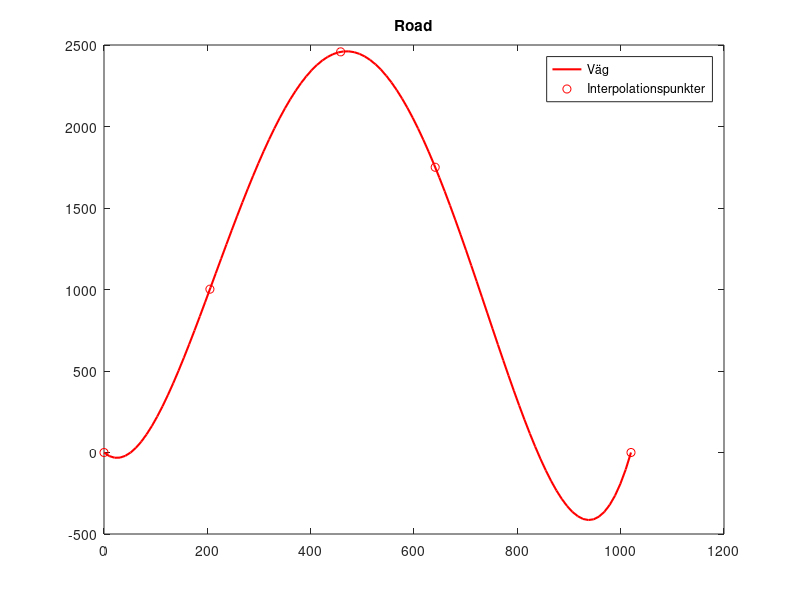

This chart was generated by the following MATLAB code:
%format long

% a)

% Anynoma funktioner för varje punkt
P = {
    @(X) [(X(1) - 175)^2 + (X(2) - 950)^2 - 60^2; (X(1) - 160)^2 + (X(2) - 1008)^2 - 45^2];
    @(X) [(X(1) - 410)^2 + (X(2) - 2400)^2 - 75^2; (X(1) - 381)^2 + (X(2) - 2500)^2 - 88^2];
    @(X) [(X(1) - 675)^2 + (X(2) - 1730)^2 - 42^2; (X(1) - 656)^2 + (X(2) - 1760)^2 - 57^2]
    };

% Anonyma funktioner för Jakobianen till varje funktion
J = {
    @(X) [2*X(1) - 350, 2*X(2) - 1900; 2*X(1) - 320, 2*X(2) - 2016];
    @(X) [2*X(1) - 820, 2*X(2) - 4800; 2*X(1) - 762, 2*X(2) - 5000];
    @(X) [2*X(1) - 1350, 2*X(2) - 3460; 2*X(1) - 1312, 2*X(2) - 3520]
    };

% Startgissningar
X = {
    [200;1000];
    [1000;1000];
    [1000;1000]
    };


% P1
tol = 1e-5; hnorm = 1; iter = 0; maxiter = 20;

for i=1:3
    hnorm = 1; iter = 0;
    disp("For P" + i + ":")
    while hnorm > tol && iter < maxiter
        iter = iter + 1;
        h = -J{i}(X{i})\P{i}(X{i});
        X{i} = X{i} + h;
        hnorm = norm(h);
        disp([iter X{i}(1) X{i}(2) hnorm]);
    end
end

% Svara på frågor

% b)
% Vi får P0=(0,0), P1=(205,1002), P2=(458,2458), P3=(641,1750), P4=(1020,0)

% Anonym funktion för den naiva ansatsen
p = @(c, x) c(1) + c(2)*x + c(3)*x.^2 + c(4)*x.^3 + c(5)*x.^4;

x = [0, 205, 458, 641, 1020]';
y = [0, 1002, 2458, 1750, 0]';

% Matris A
A = [ones(size(x)) x x.^2 x.^3 x.^4];

c = A\y;

% Get some x values in the interval (0, 1020)
xvalues = linspace(x(1), x(end), 100);

figure
plot(xvalues, p(c, xvalues), '-r', 'LineWidth', 1.5)
hold on
plot (x, y, 'ro')
title('Road')
legend('Väg', 'Interpolationspunkter', 'Location', 'Best')

% Koeffecienterna blir
disp("c0 = " + c(1))
disp("c1 = " + c(2))
disp("c2 = " + c(3))
disp("c3 = " + c(4))
disp("c4 = " + c(5))

